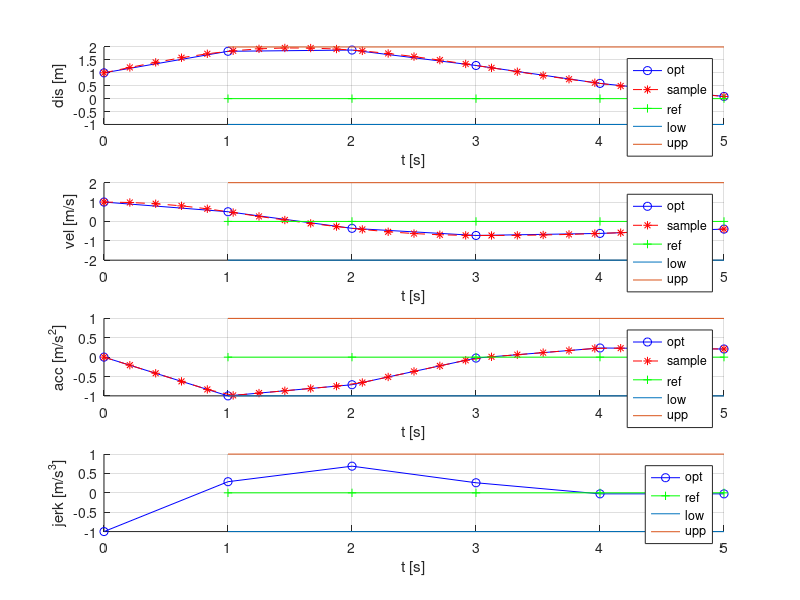

This chart was generated by the following MATLAB code:
clc
close all

%% 该脚本主要作用：
%  1.验证piece_jerk_qp优化推导的正确性
%  2.验证每段内的位置、速度、加速度是否会"凸包"


%% 速度规划问题定义
k = 5; %规划离散时间域/优化维数   
dis0 = 1; %初始位置
vel0 = 1; %初始速度
acc0 = 0; %初始加速度
dis_ref = zeros(k, 1); %参考位置
vel_ref = zeros(k, 1); %参考速度
acc_ref = zeros(k, 1); %参考加速度
jerk_ref = zeros(k, 1); %参考加加速度
dis_low = ones(k, 1)*-1; %位置下限
dis_upp = ones(k, 1)*2;  %位置上限
vel_low = ones(k, 1)*-2; %速度下限
vel_upp = ones(k, 1)*2;  %速度上限
acc_low = ones(k, 1)*-1; %加速度下限
acc_upp = ones(k, 1)*1;  %加速度上限
jerk_low = ones(k, 1)*-1;%加加速度下限
jerk_upp = ones(k, 1)*1; %加加速度上限
dt = ones(k, 1);    %离散时间间隔序列 
w1 = ones(k, 1);     %位置权重
w2 = ones(k, 1);          %速度权重
w3 = ones(k, 1);          %加速度权重
w4 = ones(k, 1);          %加加速度权重

%% 规划问题转换为优化问题
S0 = ones(k, 1) * dis0;
V0 = ones(k, 1) * vel0;
A0 = ones(k, 1) * acc0;
S_REF = dis_ref;
V_REF = vel_ref;
A_REF = acc_ref;
J_REF = jerk_ref;
S_LOW = dis_low;
S_UPP = dis_upp;
V_LOW = vel_low;
V_UPP = vel_upp;
A_LOW = acc_low;
A_UPP = acc_upp;
J_LOW = jerk_low;
J_UPP = jerk_upp;
W1 = diag(w1);
W2 = diag(w2);
W3 = diag(w3);
W4 = diag(w4);

A = tril(ones(k));
B = tril(ones(k), -1);
T = diag(dt);
C = A*T*B*T*B*T + 1/2*A*T*B*T*T + 1/2*A*T*T*B*T + 1/6*A*T*T*T;
D = S0 + A*T*V0 + (A*T*B*T + 1/2*A*T*T)*A0 - S_REF;
E = A*T*B*T + 1/2*A*T*T;
F = V0 + A*T*A0 - V_REF;
M = A*T;
N = A0 - A_REF;
P = eye(k);
Q = zeros(k,1) - J_REF;
H = 2 * (C'*W1*C + E'*W2*E + M'*W3*M + P'*W4*P);
U = 2 * (D'*W1*C + F'*W2*E + N'*W3*M + Q'*W4*P)';
G = [-C; 
      C;
     -E; 
      E; 
     -M; 
      M; 
     -P; 
      P];
L = [-S_LOW + D + S_REF; 
      S_UPP - D - S_REF; 
     -V_LOW + F + V_REF; 
      V_UPP - F - V_REF;
     -A_LOW + N + A_REF; 
      A_UPP - N - A_REF;
     -J_LOW + Q + J_REF; 
      J_UPP - Q - J_REF];

%% 求解优化问题
[x,fval,exitflag,output,lambda] = quadprog(H, U, G, L);

%% 优化结果转换为规划结果
opt_jerk = [x; x(end)];
total_time = sum(dt);
origin_time = [0; cumsum(dt)];
origin_num = length(origin_time);
sample_num = 5*k; 
sample_time = linspace(0, total_time, sample_num); % 在规划时间上做更细致的离散

opt_dis = [dis0];
opt_vel = [vel0];
opt_acc = [acc0];
for i = 2: 1 : origin_num
    te = origin_time(i);
    ts = origin_time(i-1);
    tt = te - ts;
    last_jerk = opt_jerk(i-1);
    last_acc = opt_acc(i-1);
    last_vel = opt_vel(i-1);
    last_dis = opt_dis(i-1);
    acc = last_acc + last_jerk * tt;
    vel = last_vel + last_acc*tt + 1/2*last_jerk*tt^2;
    dis = last_dis + last_vel*tt + 1/2*last_acc*tt^2 + 1/6*last_jerk*tt^3;
    opt_dis = [opt_dis; dis];
    opt_vel = [opt_vel; vel];
    opt_acc = [opt_acc; acc];
end

sample_dis = [];
sample_vel = [];
sample_acc = [];
for i = 1 : 1 : sample_num
    te = sample_time(i);
    idx_arr = find(origin_time <= te);
    idx = idx_arr(end);
    ts = origin_time(idx);
    tt = te - ts;
    last_jerk = opt_jerk(idx);
    last_acc = opt_acc(idx);
    last_vel = opt_vel(idx);
    last_dis = opt_dis(idx);
    acc = last_acc + last_jerk * tt;
    vel = last_vel + last_acc*tt + 1/2*last_jerk*tt^2;
    dis = last_dis + last_vel*tt + 1/2*last_acc*tt^2 + 1/6*last_jerk*tt^3;
    sample_dis = [sample_dis; dis];
    sample_vel = [sample_vel; vel];
    sample_acc = [sample_acc; acc];
end

%% 绘图
figure(1)
subplot(4, 1, 1)
hold on;
xlabel('t [s]');
ylabel('dis [m]');
plot(origin_time, opt_dis, 'bo-', sample_time, sample_dis, 'r*--', origin_time(2:end), dis_ref, 'g+-');
plot(origin_time(2:end), dis_low, origin_time(2:end), dis_upp);
legend('opt', 'sample', 'ref', 'low', 'upp');
hold off;
grid on;
subplot(4, 1, 2)
xlabel('t [s]');
ylabel('vel [m/s]');
hold on;
plot(origin_time, opt_vel, 'bo-', sample_time, sample_vel, 'r*--', origin_time(2:end), vel_ref, 'g+-');
plot(origin_time(2:end), vel_low, origin_time(2:end), vel_upp);
legend('opt', 'sample', 'ref', 'low', 'upp');
hold off;
grid on;
subplot(4, 1, 3)
xlabel('t [s]');
ylabel('acc [m/s^2]');
hold on;
plot(origin_time, opt_acc, 'bo-', sample_time, sample_acc, 'r*--', origin_time(2:end), acc_ref, 'g+-');
plot(origin_time(2:end), acc_low, origin_time(2:end), acc_upp);
legend('opt', 'sample', 'ref', 'low', 'upp');
hold off;
grid on;
subplot(4, 1, 4)
xlabel('t [s]');
ylabel('jerk [m/s^3]');
hold on;
plot(origin_time, opt_jerk, 'bo-', origin_time(2:end), jerk_ref, 'g+-');
plot(origin_time(2:end), jerk_low, origin_time(2:end), jerk_upp);
hold off;
legend('opt', 'ref', 'low', 'upp');
grid on;
